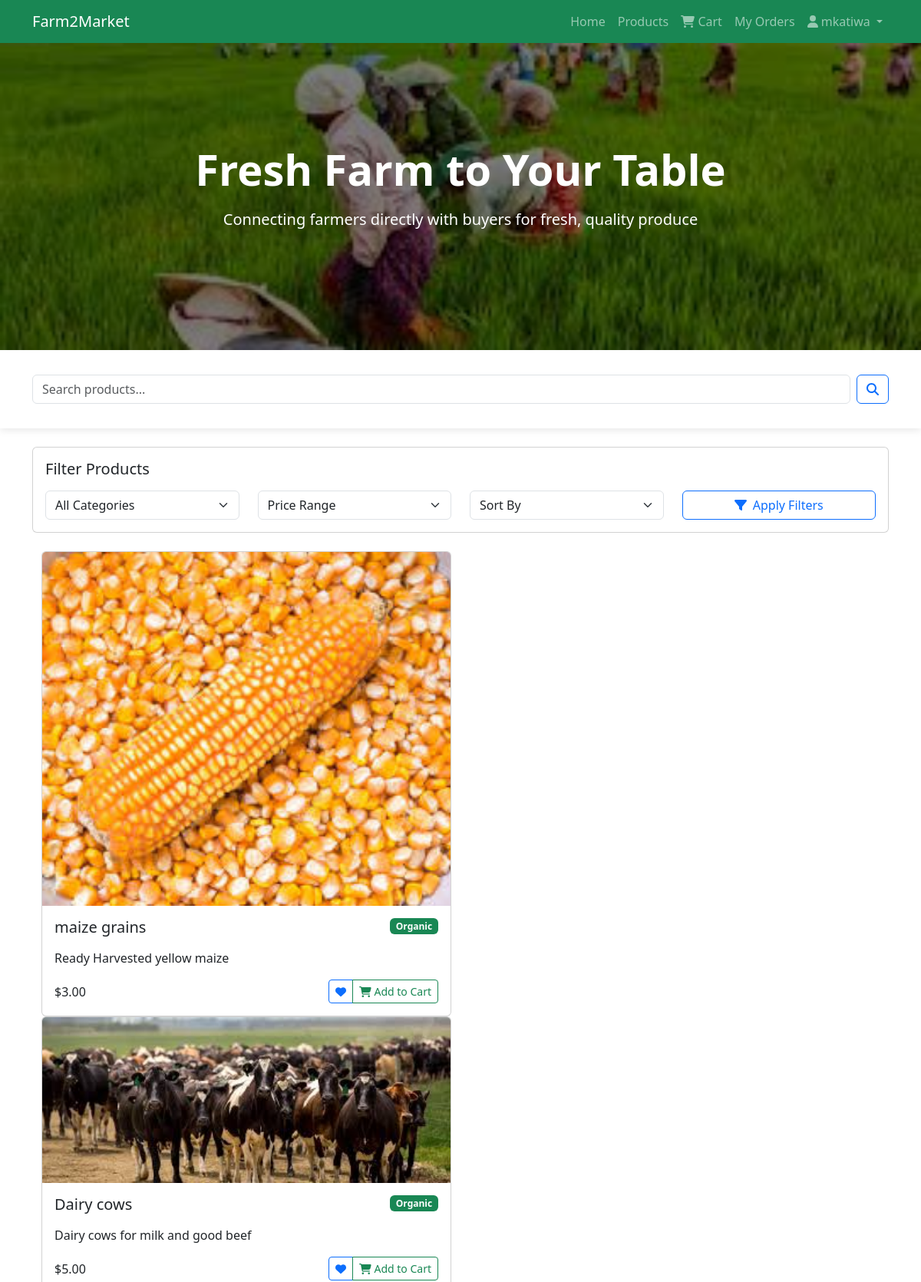
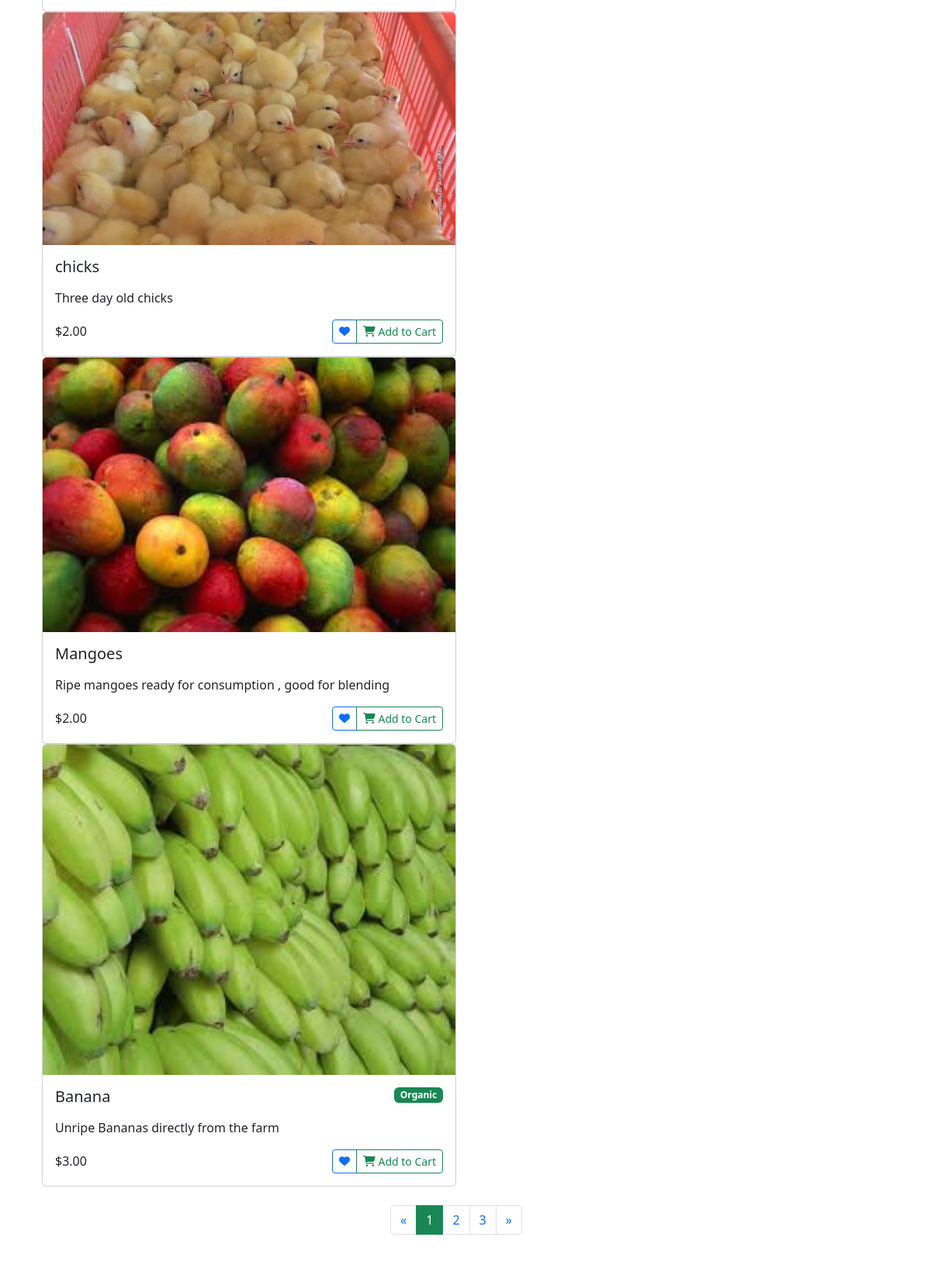
Screenshot of / (signed in, upper part) with the database file from the repository (2 pictures, top to bottom).
### accounts/models.py (models this page shows, shortened)
class User(AbstractUser):
    USER_TYPES = (
        ('farmer', 'Farmer'),
        ('buyer', 'Buyer'),
        ('admin', 'Admin'),
    )
    user_type = models.CharField(max_length=10, choices=USER_TYPES, default='buyer')
    phone = models.CharField(max_length=15, blank=True)
    address = models.TextField(blank=True)
    profile_picture = models.ImageField(upload_to='profiles/', blank=True, null=True)
    is_verified = models.BooleanField(default=False)
    created_at = models.DateTimeField(auto_now_add=True)
    updated_at = models.DateTimeField(auto_now=True)

### products/models.py (models this page shows, shortened)
class Product(models.Model):
    UNIT_CHOICES = [
        ('kg', 'Kilogram'),
        ('g', 'Gram'),
        ('piece', 'Piece'),
        ('dozen', 'Dozen'),
        ('bundle', 'Bundle'),
    ]
    name = models.CharField(max_length=200)
    slug = models.SlugField(unique=True)
    category = models.CharField(max_length=50)
    description = models.TextField()
    price = models.DecimalField(max_digits=10, decimal_places=2)
    unit = models.CharField(max_length=10, choices=UNIT_CHOICES, default='kg')
    stock = models.PositiveIntegerField(default=0)
    image = models.ImageField(upload_to='products/')
    is_organic = models.BooleanField(default=False)
    harvest_date = models.DateField(null=True, blank=True)
    farmer = models.ForeignKey(settings.AUTH_USER_MODEL, on_delete=models.CASCADE, related_name='farmed_products')
    created_at = models.DateTimeField(auto_now_add=True)
    updated_at = models.DateTimeField(auto_now=True)
    is_active = models.BooleanField(default=True)
    class Meta:
        ordering = ['-created_at']

### products/views.py (the view)
# urls.py: path('', product_list, name='home'),
def product_list(request):
    products = Product.objects.filter(is_active=True)
    categories = Category.objects.all()
    category = request.GET.get('category')
    if category:
        products = products.filter(category__slug=category)
    search = request.GET.get('search')
    if search:
        products = products.filter(name__icontains=search)
    paginator = Paginator(products, 12)
    page_number = request.GET.get('page')
    page_obj = paginator.get_page(page_number)
    context = {
        'products': products,  # Add this for the template
        'page_obj': page_obj,
        'categories': categories,
        'current_category': category,
        'search_query': search,
    }
    return render(request, 'products/product_list.html', context)

### cart/context_processors.py (called while the page is built)
def cart(request):
    return {'cart': Cart(request)}

### products/templates/products/product_list.html (shortened to what this page needs)
{% extends 'products/base.html' %}
{% load static %}
{% block content %}
<div class="row mb-4">
    <div class="col-12">
        <div class="card outline-card">
            <div class="card-body">
                <h5 class="outline-heading mb-3">Filter Products</h5>
                <div class="row">
                    <div class="col-md-3">
                        <select class="form-select outline-form-control">
                            <option selected>All Categories</option>
                        </select>
                    </div>
                    <div class="col-md-3">
                        <select class="form-select outline-form-control">
                            <option selected>Price Range</option>
                        </select>
                    </div>
                    <div class="col-md-3">
                        <select class="form-select outline-form-control">
                            <option selected>Sort By</option>
                        </select>
                    </div>
                    <div class="col-md-3">
                        <button class="btn btn-outline-primary outline-btn w-100">
                            <i class="fas fa-filter me-2"></i>Apply Filters
                        </button>
                    </div>
                </div>
            </div>
        </div>
    </div>
</div>
 {% for product in products %}
    <div class="container">
        <div class="row">
            <div class="col-md-6">
        <div class="card product-card outline-hover">
            <div class="product-image">
                {% if product.image %}
                    <img src="{{ product.image.url }}" class="card-img-top" alt="{{ product.name }}">
                {% else %}
                    <i class="fas fa-apple-alt fa-4x text-success opacity-50"></i>
                {% endif %}
            </div>
            <div class="card-body">
                <div class="d-flex justify-content-between align-items-start mb-2">
                    <h5 class="product-title">{{ product.name }}</h5>
                    {% if product.is_organic %}
                        <span class="badge bg-success">Organic</span>
                    {% endif %}
                </div>
                <p class="card-text outline-text">{{ product.description|truncatewords:15 }}</p>
                <div class="d-flex justify-content-between align-items-center">
                    <span class="product-price">${{ product.price }}</span>
                    <div class="btn-group" role="group">
                        <button type="button" class="btn btn-sm btn-outline-primary outline-btn">
                            <i class="fas fa-heart"></i>
                        </button>
                        <button type="button" class="btn btn-sm btn-outline-success outline-btn">
                            <i class="fas fa-shopping-cart me-1"></i>Add to Cart
                        </button>
                    </div>
                </div>
            </div>
        </div>
    </div>
    {% endfor %}
<div class="row mt-4">
    <div class="col-12">
        <nav aria-label="Product pagination">
            <ul class="pagination justify-content-center">
                <li class="page-item">
                    <a class="page-link outline-link" href="#" aria-label="Previous">
                        <span aria-hidden="true">&laquo;</span>
                    </a>
                </li>
                <li class="page-item active">
                    <a class="page-link bg-success border-success" href="#">1</a>
                </li>
                <li class="page-item">
                    <a class="page-link outline-link" href="#">2</a>
                </li>
                <li class="page-item">
                    <a class="page-link outline-link" href="#">3</a>
                </li>
                <li class="page-item">
                    <a class="page-link outline-link" href="#" aria-label="Next">
                        <span aria-hidden="true">&raquo;</span>
                    </a>
                </li>
            </ul>
        </nav>
    </div>
</div>
{% endblock %}

### products/templates/products/base.html (shortened to what this page needs)
{% load static %}
<!DOCTYPE html>
<html lang="en">
<head>
    <link href="https://cdn.jsdelivr.net/npm/bootstrap@5.3.0/dist/css/bootstrap.min.css" rel="stylesheet">
</head>
<body>
    <nav class="navbar navbar-expand-lg navbar-dark bg-success">
        <div class="container">
            <a class="navbar-brand" href="{% url 'home' %}">Farm2Market</a>
            <div class="collapse navbar-collapse" id="navbarNav">
                <ul class="navbar-nav">
                    {% if user.is_authenticated %}
                        <li class="nav-item">
                            <a class="nav-link" href="{% url 'home' %}">Home</a>
                        </li>
                         <li class="nav-item">
                            <a class="nav-link" href="{% url 'products:product_list' %}">Products</a>
                        </li>
                        <li class="nav-item">
                            <a class="nav-link" href="{% url 'cart:cart_detail' %}">
                                <i class="fas fa-shopping-cart"></i> Cart
                            </a>
                        </li>
                        <li class="nav-item">
                            <a class="nav-link" href="{% url 'order:order_list' %}">My Orders</a>
                        </li>
                        <li class="nav-item dropdown">
                            <a class="nav-link dropdown-toggle" href="#" id="navbarDropdown" role="button" data-bs-toggle="dropdown">
                                <i class="fas fa-user"></i> {{ user.username }}
                            </a>
                        </li>
                    {% endif %}
                </ul>
            </div>
        </div>
    </nav>
    {% block hero_section %}
    <section class="hero-section">
        <div class="hero-overlay"></div>
        <div class="hero-content">
            <div class="container">
                {% block hero_content %}
                <h1 class="display-4 fw-bold mb-3">Fresh Farm to Your Table</h1>
                <p class="lead mb-4">Connecting farmers directly with buyers for fresh, quality produce</p>
                {% endblock %}
            </div>
        </div>
    </section>
    {% endblock %}
    <section class="search-section">
        <div class="container">
            <div class="row">
                <div class="col-md-12">
                    <div class="search-box">
                        <form class="d-flex">
                            <input class="form-control outline-form-control me-2" type="search" placeholder="Search products..." aria-label="Search">
                            <button class="btn btn-outline-primary outline-btn" type="submit">
                                <i class="fas fa-search"></i>
                            </button>
                        </form>
                    </div>
                </div>
            </div>
        </div>
    </section>
    <main class="container my-4">
        {% block content %}
        {% endblock %}
    </main>
</body>
</html>

### rows the page displays
User: username "mkatiwa"
Product: image (picture), name "maize grains", is_organic "Organic", description "Ready Harvested yellow maize", price "3.00"
Product: image (picture), name "Dairy cows", is_organic "Organic", description "Dairy cows for milk and good beef", price "5.00"
Product: image (picture), name "chicks", description "Three day old chicks", price "2.00"
Product: image (picture), name "Mangoes", description "Ripe mangoes ready for consumption , good for blending", price "2.00"
Product: image (picture), name "Banana", is_organic "Organic", description "Unripe Bananas directly from the farm", price "3.00"
